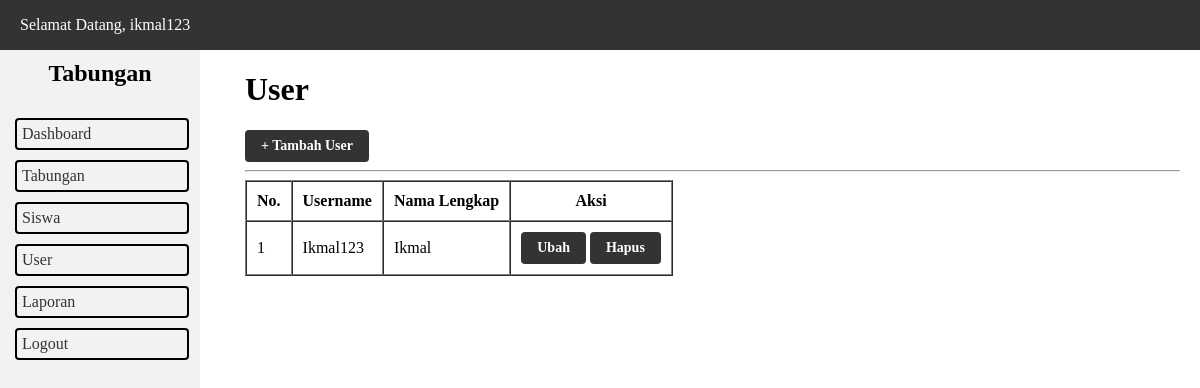
Before: /user.php (signed in) with the older database file.
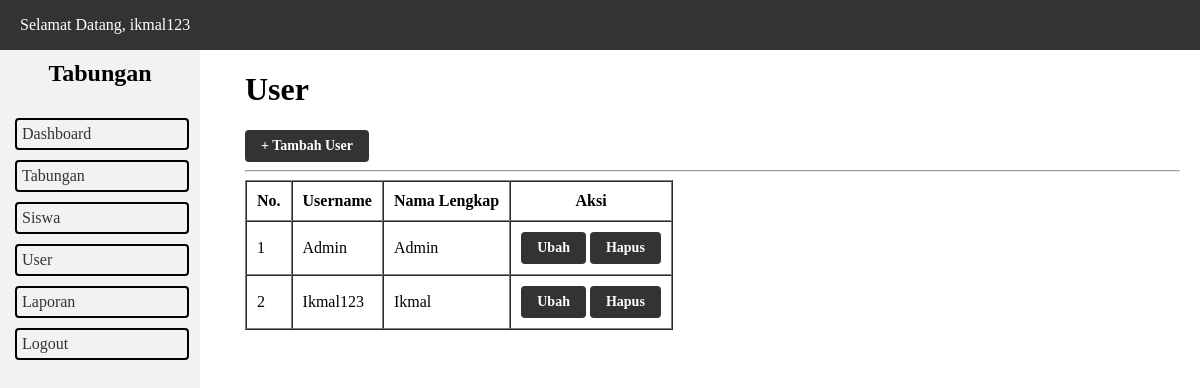
After: the same page with the newer database file.
### tables this page shows
CREATE TABLE `user` (
  `id_user` int(11) NOT NULL,
  `username` varchar(30) NOT NULL,
  `password` varchar(255) NOT NULL,
  `nama_lengkap` varchar(30) NOT NULL
);

### user.php (the view, shortened to what this page needs)
<?php
	require_once 'koneksi.php';
	$id_user = $_SESSION['id_user'];
	$user = mysqli_query($koneksi, "SELECT * FROM user WHERE id_user = '$id_user'");
	$data_user = mysqli_fetch_assoc($user);
	$user = mysqli_query($koneksi, "SELECT * FROM user ORDER BY username ASC");
?>
<!DOCTYPE html>
<html lang="en">
<head>
	<link rel="stylesheet" href="style.css">
</head>
<body>
  <?php include_once 'include/topbar.php'; ?>
  <?php include_once 'include/sidebar.php'; ?>
  <main>
  	<h1>User</h1>
  	<a href="tambah_user.php" class="button">+ Tambah User</a>
  	<hr>
  	<table border="1" cellspacing="0" cellpadding="10">
  		<thead>
  			<tr>
  				<th>No.</th>
  				<th>Username</th>
  				<th>Nama Lengkap</th>
  				<th>Aksi</th>
  			</tr>
  		</thead>
  		<tbody>
  			<?php $i = 1; ?>
  			<?php foreach ($user as $du): ?>
  				<tr>
  					<td><?= $i++; ?></td>
  					<td><?= ucwords($du['username']); ?></td>
  					<td><?= ucwords($du['nama_lengkap']); ?></td>
  					<td>
  						<a href="ubah_user.php?id_user=<?= $du['id_user']; ?>" class="button">Ubah</a>
  						<a href="hapus_user.php?id_user=<?= $du['id_user']; ?>" onclick="return confirm('Apakah Anda yakin ingin menghapus user <?= $du['username']; ?>?')" class="button">Hapus</a>
  					</td>
  				</tr>
  			<?php endforeach ?>
  		</tbody>
  	</table>
  </main>
</body>
</html>

### include/topbar.php
<header class="topbar">
  <nav>
    <ul>
      <li><a href="profile.php">Selamat Datang, <?= $data_user['username']; ?></a></li>
    </ul>
  </nav>
</header>

Changed rows visible on the page:
added user: username "Admin", nama_lengkap "Admin"
